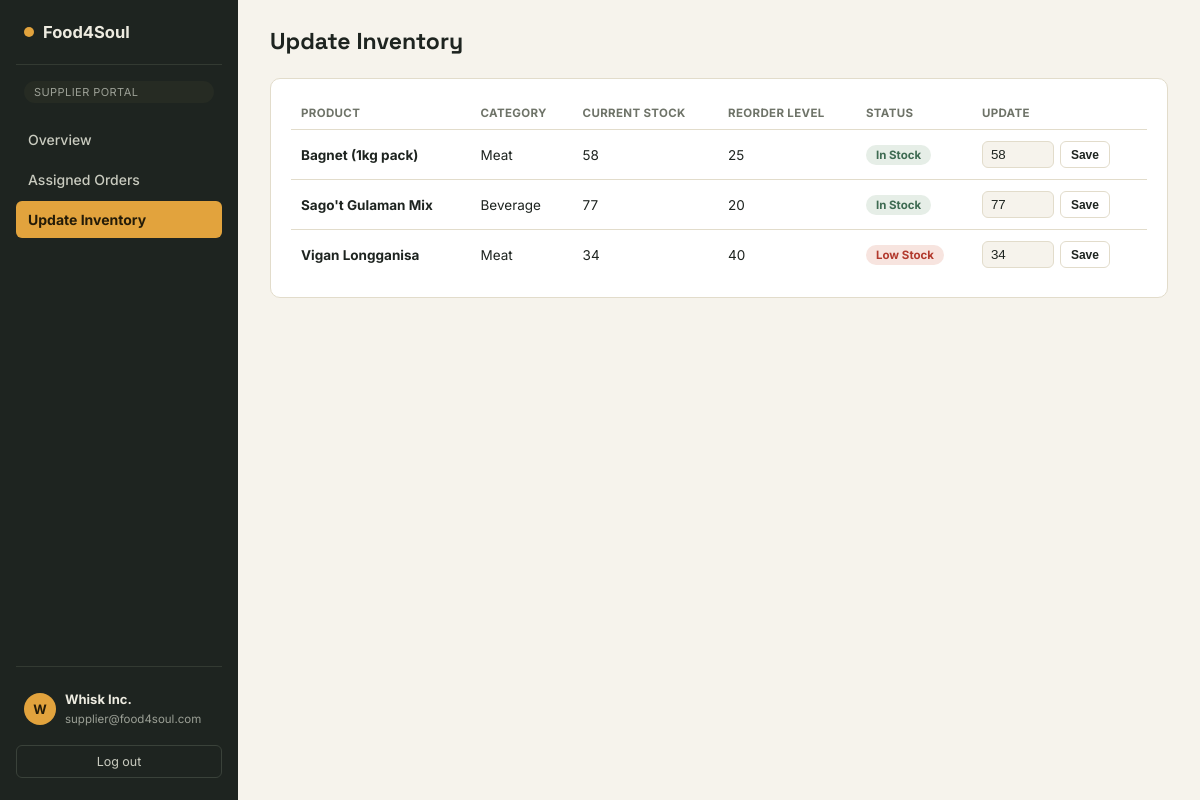
Screenshot of /supplier/inventory.php (signed in) with the database file from the repository.
### tables this page shows
CREATE TABLE inventory (
  Inventory_ID       VARCHAR(10) PRIMARY KEY,
  Product_ID         VARCHAR(10) NOT NULL,
  Supplier_ID        VARCHAR(10),
  Reorder_Level      INT NOT NULL DEFAULT 10,
  Last_Updated_Date  DATE,
  CONSTRAINT fk_inventory_product
    FOREIGN KEY (Product_ID) REFERENCES products(Product_ID) ON DELETE CASCADE,
  CONSTRAINT fk_inventory_supplier
    FOREIGN KEY (Supplier_ID) REFERENCES suppliers(Supplier_ID) ON DELETE SET NULL
);

CREATE TABLE products (
  Product_ID              VARCHAR(10)  PRIMARY KEY,
  Product_Name            VARCHAR(100) NOT NULL,
  Description             TEXT,
  Category                VARCHAR(50),
  Unit_Price              DECIMAL(10,2) NOT NULL,
  Current_Stock_Quantity  INT NOT NULL DEFAULT 0,
  Supplier_ID             VARCHAR(10),
  CONSTRAINT fk_products_supplier
    FOREIGN KEY (Supplier_ID) REFERENCES suppliers(Supplier_ID) ON DELETE SET NULL
);

### supplier/inventory.php (the view, shortened to what this page needs)
<?php
require_once __DIR__ . '/../includes/auth.php';
$supplierId = current_user()['Supplier_ID'];
$stmt = $pdo->prepare("SELECT p.*, i.Reorder_Level FROM products p
                        LEFT JOIN inventory i ON i.Product_ID = p.Product_ID
                        WHERE p.Supplier_ID = ? ORDER BY p.Product_Name");
$stmt->execute([$supplierId]);
$products = $stmt->fetchAll();
require __DIR__ . '/../includes/header.php';
?>
<div class="topbar"><h1>Update Inventory</h1></div>
<div class="panel"><div class="table-scroll">
  <table>
    <thead><tr><th>Product</th><th>Category</th><th>Current stock</th><th>Reorder level</th><th>Status</th><th>Update</th></tr></thead>
    <tbody>
      <?php foreach ($products as $p): $low = $p['Current_Stock_Quantity'] <= $p['Reorder_Level']; ?>
        <tr>
          <td><strong><?= htmlspecialchars($p['Product_Name']) ?></strong></td>
          <td><?= htmlspecialchars($p['Category']) ?></td>
          <td><?= (int)$p['Current_Stock_Quantity'] ?></td>
          <td><?= (int)$p['Reorder_Level'] ?></td>
          <td><span class="badge <?= $low ? 'bad' : 'ok' ?>"><?= $low ? 'Low Stock' : 'In Stock' ?></span></td>
          <td>
            <form method="post" style="display:flex;gap:6px;">
              <input class="inline-input" type="number" name="new_stock" value="<?= (int)$p['Current_Stock_Quantity'] ?>" min="0">
              <button class="btn btn-ghost btn-sm" type="submit">Save</button>
            </form>
          </td>
        </tr>
      <?php endforeach; ?>
    </tbody>
  </table>
</div></div>
<?php require __DIR__ . '/../includes/footer.php'; ?>

### assets/css/style.css (style rules this page uses)
:root { --ink:#1E2420; --ink-soft:#3A433C; --paper:#F6F3EC; --paper-raised:#FFFFFF; --line:#E2DCCB; --marigold:#E2A33D; --marigold-deep:#B97F1F; --basil:#3E6B52; --basil-soft:#E6EEE7; --paprika:#B23A2E; --paprika-soft:#F7E4DF; --slate:#6E7368; --radius-sm:6px; --radius-md:10px; --radius-lg:18px; }
* { box-sizing:border-box; }
html,body { height:100%; }
body { margin:0;font-family:'Inter',system-ui,sans-serif;background:var(--paper);color:var(--ink); }
h1,h2,h3,.num { font-family:'Space Grotesk',system-ui,sans-serif; }
.topbar { display:flex;align-items:center;justify-content:space-between;margin-bottom:22px;gap:16px;flex-wrap:wrap; }
.topbar h1 { font-size:23px;margin:0; }
.panel { background:var(--paper-raised);border:1px solid var(--line);border-radius:var(--radius-md);padding:18px 20px;margin-bottom:20px; }
.table-scroll { overflow-x:auto; }
table { width:100%;border-collapse:collapse;font-size:13.5px; }
th { text-align:left;font-size:11.5px;text-transform:uppercase;letter-spacing:.03em;color:var(--slate);padding:9px 10px;border-bottom:1px solid var(--line); }
td { padding:11px 10px;border-bottom:1px solid var(--line);vertical-align:middle; }
tr:last-child td { border-bottom:none; }
.badge { display:inline-block;padding:3px 10px;border-radius:999px;font-size:11.5px;font-weight:700; }
.badge.ok { background:var(--basil-soft);color:var(--basil); }
.badge.bad { background:var(--paprika-soft);color:var(--paprika); }
.btn { border:none;border-radius:var(--radius-sm);padding:8px 14px;font-size:13px;font-weight:600;cursor:pointer;text-decoration:none;display:inline-block;transition:.12s; }
.btn-ghost { background:none;border:1px solid var(--line);color:var(--ink); }
.btn-sm { padding:5px 10px;font-size:12px; }
.inline-input { width:72px;padding:5px 8px;border-radius:var(--radius-sm);border:1px solid var(--line);background:var(--paper);color:var(--ink); }

### rows the page displays
inventory: Product_ID.Product_Name "Bagnet (1kg pack)", Product_ID.Category "Meat", Product_ID.Current_Stock_Quantity "58", Reorder_Level "25", shows "In Stock", new_stock "58"
inventory: Product_ID.Product_Name "Sago't Gulaman Mix", Product_ID.Category "Beverage", Product_ID.Current_Stock_Quantity "77", Reorder_Level "20", shows "In Stock", new_stock "77"
inventory: Product_ID.Product_Name "Vigan Longganisa", Product_ID.Category "Meat", Product_ID.Current_Stock_Quantity "34", Reorder_Level "40", shows "Low Stock", new_stock "34"

### other values shown
$role "SUPPLIER"
$label "Overview"
$label "Assigned Orders"
$label "Update Inventory"
mb_substr($user['Full_Name'] ?? '?', 0, 1) "W"
$user['Full_Name'] "Whisk Inc."
$user['Email_Address'] "supplier@food4soul.com"
